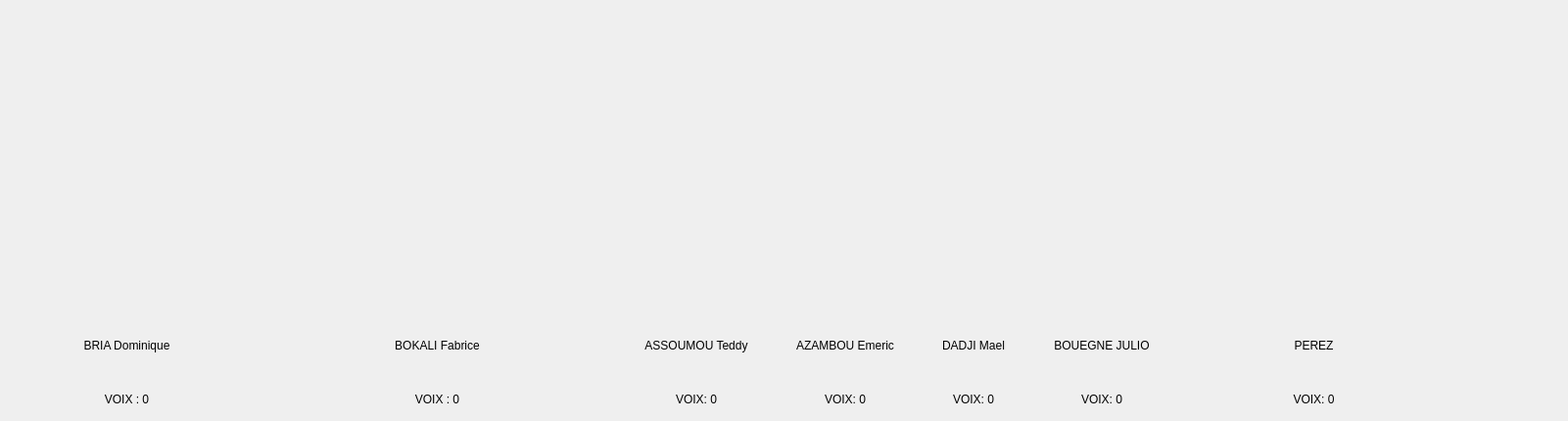
            <widget class="QWidget" name="scrollAreaWidgetContents_2">
             <property name="enabled">
              <bool>true</bool>
             </property>
             <property name="geometry">
              <rect>
               <x>0</x>
               <y>0</y>
               <width>1601</width>
               <height>430</height>
              </rect>
             </property>
             <layout class="QGridLayout" name="gridLayout_4">
              <item row="5" column="12">
               <widget class="QLabel" name="voix4">
                <property name="text">
                 <string>VOIX: 0</string>
                </property>
                <property name="alignment">
                 <set>Qt::AlignmentFlag::AlignCenter</set>
                </property>
               </widget>
              </item>
              <item row="3" column="10">
               <widget class="QLabel" name="label_51">
                <property name="styleSheet">
                 <string notr="true">font: 75 25px &quot;Latin Modern Mono Caps&quot;;</string>
                </property>
                <property name="text">
                 <string>ASSOUMOU Teddy</string>
                </property>
                <property name="alignment">
                 <set>Qt::AlignmentFlag::AlignCenter</set>
                </property>
               </widget>
              </item>
              <item row="2" column="18">
               <widget class="QLabel" name="label_56">
                <property name="minimumSize">
                 <size>
                  <width>237</width>
                  <height>325</height>
                 </size>
                </property>
                <property name="maximumSize">
                 <size>
                  <width>237</width>
                  <height>325</height>
                 </size>
                </property>
                <property name="text">
                 <string/>
                </property>
                <property name="pixmap">
                 <pixmap>:/images/Perez.jpg</pixmap>
                </property>
                <property name="alignment">
                 <set>Qt::AlignmentFlag::AlignCenter</set>
                </property>
               </widget>
              </item>
              <item row="2" column="8">
               <widget class="QLabel" name="label_36">
                <property name="text">
                 <string/>
                </property>
               </widget>
              </item>
              <item row="2" column="20">
               <widget class="QLabel" name="label_45">
                <property name="text">
                 <string/>
                </property>
               </widget>
              </item>
              <item row="2" column="14">
               <widget class="QLabel" name="label_34">
                <property name="maximumSize">
                 <size>
                  <width>237</width>
                  <height>325</height>
                 </size>
                </property>
                <property name="text">
                 <string/>
                </property>
                <property name="pixmap">
                 <pixmap>:/images/Mael.jpg</pixmap>
                </property>
                <property name="alignment">
                 <set>Qt::AlignmentFlag::AlignCenter</set>
                </property>
               </widget>
              </item>
              <item row="2" column="12">
               <widget class="QLabel" name="label_47">
                <property name="maximumSize">
                 <size>
                  <width>237</width>
                  <height>325</height>
                 </size>
                </property>
                <property name="text">
                 <string/>
                </property>
                <property name="pixmap">
                 <pixmap>:/images/Azambou.jpg</pixmap>
                </property>
                <property name="alignment">
                 <set>Qt::AlignmentFlag::AlignCenter</set>
                </property>
               </widget>
              </item>
              <item row="4" column="10">
               <widget class="QLabel" name="label_62">
                <property name="text">
                 <string/>
                </property>
               </widget>
              </item>
              <item row="2" column="6">
               <widget class="QLabel" name="label_39">
                <property name="sizePolicy">
                 <sizepolicy hsizetype="Preferred" vsizetype="Preferred">
                  <horstretch>0</horstretch>
                  <verstretch>0</verstretch>
                 </sizepolicy>
                </property>
                <property name="minimumSize">
                 <size>
                  <width>237</width>
                  <height>325</height>
                 </size>
                </property>
                <property name="maximumSize">
                 <size>
                  <width>237</width>
                  <height>325</height>
                 </size>
                </property>
                <property name="text">
                 <string/>
                </property>
                <property name="pixmap">
                 <pixmap>:/images/Bokali.jpg</pixmap>
                </property>
                <property name="alignment">
                 <set>Qt::AlignmentFlag::AlignCenter</set>
                </property>
               </widget>
              </item>
              <item row="4" column="12">
               <widget class="QLabel" name="label_64">
                <property name="text">
                 <string/>
                </property>
               </widget>
              </item>
              <item row="5" column="2">
               <widget class="QLabel" name="voix1">
                <property name="text">
                 <string>VOIX : 0</string>
                </property>
                <property name="alignment">
                 <set>Qt::AlignmentFlag::AlignCenter</set>
                </property>
               </widget>
              </item>
              <item row="5" column="16">
               <widget class="QLabel" name="voix6">
                <property name="text">
                 <string>VOIX: 0</string>
                </property>
                <property name="alignment">
                 <set>Qt::AlignmentFlag::AlignCenter</set>
                </property>
               </widget>
              </item>
              <item row="2" column="5">
               <widget class="QLabel" name="label_42">
                <property name="maximumSize">
                 <size>
                  <width>25</width>
                  <height>16777215</height>
                 </size>
                </property>
                <property name="text">
                 <string/>
                </property>
               </widget>
              </item>
              <item row="3" column="16">
               <widget class="QLabel" name="label_54">
                <property name="styleSheet">
                 <string notr="true">font: 75 25px &quot;Latin Modern Mono Caps&quot;;</string>
                </property>
                <property name="text">
                 <string>BOUEGNE JULIO</string>
                </property>
                <property name="alignment">
                 <set>Qt::AlignmentFlag::AlignCenter</set>
                </property>
               </widget>
              </item>
              <item row="2" column="9">
               <widget class="QLabel" name="label_46">
                <property name="maximumSize">
                 <size>
                  <width>50</width>
                  <height>325</height>
                 </size>
                </property>
                <property name="text">
                 <string/>
                </property>
               </widget>
              </item>
              <item row="3" column="6">
               <widget class="QLabel" name="label_49">
                <property name="styleSheet">
                 <string notr="true">font: 75 25px &quot;Latin Modern Mono Caps&quot;;</string>
                </property>
                <property name="text">
                 <string>BOKALI Fabrice</string>
                </property>
                <property name="alignment">
                 <set>Qt::AlignmentFlag::AlignCenter</set>
                </property>
               </widget>
              </item>
              <item row="5" column="6">
               <widget class="QLabel" name="voix2">
                <property name="text">
                 <string>VOIX : 0</string>
                </property>
                <property name="alignment">
                 <set>Qt::AlignmentFlag::AlignCenter</set>
                </property>
               </widget>
              </item>
              <item row="3" column="12">
               <widget class="QLabel" name="label_52">
                <property name="styleSheet">
                 <string notr="true">font: 75 25px &quot;Latin Modern Mono Caps&quot;;</string>
                </property>
                <property name="text">
                 <string>AZAMBOU Emeric</string>
                </property>
                <property name="alignment">
                 <set>Qt::AlignmentFlag::AlignCenter</set>
                </property>
               </widget>
              </item>
              <item row="4" column="18">
               <widget class="QLabel" name="label_70">
                <property name="text">
                 <string/>
                </property>
               </widget>
              </item>
              <item row="2" column="19">
               <widget class="QLabel" name="label_48">
                <property name="text">
                 <string/>
                </property>
               </widget>
              </item>
              <item row="4" column="6">
               <widget class="QLabel" name="label_60">
                <property name="text">
                 <string/>
                </property>
               </widget>
              </item>
              <item row="4" column="16">
               <widget class="QLabel" name="label_68">
                <property name="text">
                 <string/>
                </property>
               </widget>
              </item>
              <item row="2" column="4">
               <widget class="QLabel" name="label_43">
                <property name="text">
                 <string/>
                </property>
               </widget>
              </item>
              <item row="2" column="13">
               <widget class="QLabel" name="label_38">
                <property name="text">
                 <string/>
                </property>
               </widget>
              </item>
              <item row="2" column="16">
               <widget class="QLabel" name="label_41">
                <property name="maximumSize">
                 <size>
                  <width>237</width>
                  <height>325</height>
                 </size>
                </property>
                <property name="text">
                 <string/>
                </property>
                <property name="pixmap">
                 <pixmap>:/images/Julio.jpg</pixmap>
                </property>
                <property name="alignment">
                 <set>Qt::AlignmentFlag::AlignCenter</set>
                </property>
               </widget>
              </item>
              <item row="4" column="2">
               <widget class="QLabel" name="label_58">
                <property name="text">
                 <string/>
                </property>
               </widget>
              </item>
              <item row="2" column="2">
               <widget class="QLabel" name="label_37">
                <property name="minimumSize">
                 <size>
                  <width>237</width>
                  <height>325</height>
                 </size>
                </property>
                <property name="maximumSize">
                 <size>
                  <width>237</width>
                  <height>325</height>
                 </size>
                </property>
                <property name="text">
                 <string/>
                </property>
                <property name="pixmap">
                 <pixmap>:/images/BRIA.jpg</pixmap>
                </property>
                <property name="alignment">
                 <set>Qt::AlignmentFlag::AlignCenter</set>
                </property>
               </widget>
              </item>
              <item row="2" column="21">
               <widget class="QLabel" name="label_44">
                <property name="text">
                 <string/>
                </property>
               </widget>
              </item>
              <item row="3" column="14">
               <widget class="QLabel" name="label_53">
                <property name="styleSheet">
                 <string notr="true">font: 75 25px &quot;Latin Modern Mono Caps&quot;;</string>
                </property>
                <property name="text">
                 <string>DADJI Mael</string>
                </property>
                <property name="alignment">
                 <set>Qt::AlignmentFlag::AlignCenter</set>
                </property>
               </widget>
              </item>
              <item row="5" column="10">
               <widget class="QLabel" name="voix3">
                <property name="text">
                 <string>VOIX: 0</string>
                </property>
                <property name="alignment">
                 <set>Qt::AlignmentFlag::AlignCenter</set>
                </property>
               </widget>
              </item>
              <item row="2" column="17">
               <widget class="QLabel" name="label_55">
                <property name="text">
                 <string/>
                </property>
               </widget>
              </item>
              <item row="2" column="11">
               <widget class="QLabel" name="label_33">
                <property name="text">
                 <string/>
                </property>
               </widget>
              </item>
              <item row="3" column="18">
               <widget class="QLabel" name="label_57">
                <property name="styleSheet">
                 <string notr="true">font: 75 25px &quot;Latin Modern Mono Caps&quot;;</string>
                </property>
                <property name="text">
                 <string>PEREZ</string>
                </property>
                <property name="alignment">
                 <set>Qt::AlignmentFlag::AlignCenter</set>
                </property>
               </widget>
              </item>
              <item row="5" column="18">
               <widget class="QLabel" name="voix7">
                <property name="text">
                 <string>VOIX: 0</string>
                </property>
                <property name="alignment">
                 <set>Qt::AlignmentFlag::AlignCenter</set>
                </property>
               </widget>
              </item>
              <item row="4" column="14">
               <widget class="QLabel" name="label_66">
                <property name="text">
                 <string/>
                </property>
               </widget>
              </item>
              <item row="2" column="10">
               <widget class="QLabel" name="label_35">
                <property name="maximumSize">
                 <size>
                  <width>237</width>
                  <height>325</height>
                 </size>
                </property>
                <property name="text">
                 <string/>
                </property>
                <property name="pixmap">
                 <pixmap>:/images/Assoumou.jpg</pixmap>
                </property>
                <property name="alignment">
                 <set>Qt::AlignmentFlag::AlignCenter</set>
                </property>
               </widget>
              </item>
              <item row="2" column="15">
               <widget class="QLabel" name="label_40">
                <property name="text">
                 <string/>
                </property>
               </widget>
              </item>
              <item row="5" column="14">
               <widget class="QLabel" name="voix5">
                <property name="text">
                 <string>VOIX: 0</string>
                </property>
                <property name="alignment">
                 <set>Qt::AlignmentFlag::AlignCenter</set>
                </property>
               </widget>
              </item>
              <item row="3" column="2">
               <widget class="QLabel" name="label_50">
                <property name="styleSheet">
                 <string notr="true">font: 75 25px &quot;Latin Modern Mono Caps&quot;;</string>
                </property>
                <property name="text">
                 <string>BRIA Dominique</string>
                </property>
                <property name="alignment">
                 <set>Qt::AlignmentFlag::AlignCenter</set>
                </property>
               </widget>
              </item>
             </layout>
            </widget>
